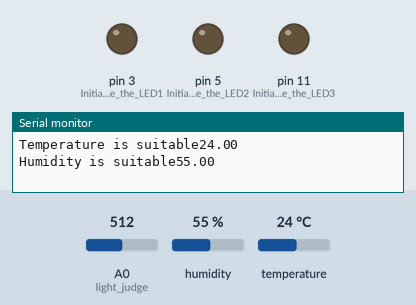
This sketch was run on a simulated Arduino Uno, built with avr-gcc and run on an emulated ATmega328P. On the bench: output pins drawn as LEDs (lit = HIGH), the last lines printed to the serial monitor. The inputs (shaded band) are chosen by the test bench; at power-on: temperature 24 °C, humidity 55 %, A0 (light_judge) = 512.

Above: at 5.8 s.
5.9 s: temperature set to 20.3 °C
At 11.2 s:
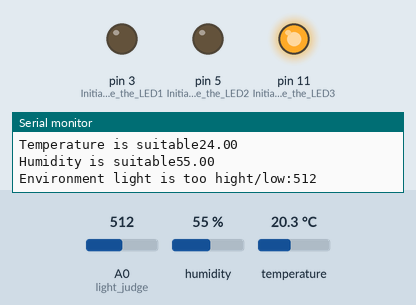
16.2 s: temperature set to 19.6 °C
21.2 s: temperature set to 28 °C
26.2 s: humidity set to 41 %
36.2 s: humidity set to 38 %
41.2 s: temperature set to 12 °C
At 46.2 s:
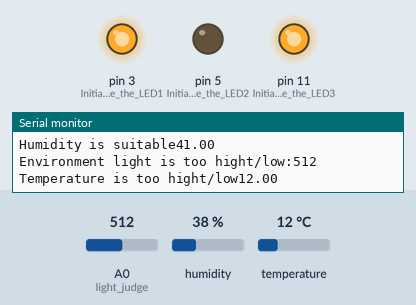
At 51.4 s:
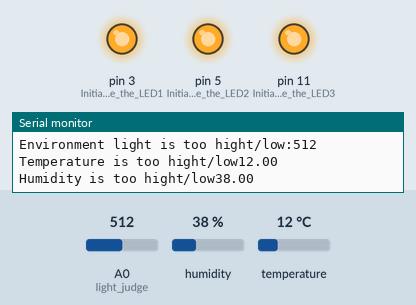
Timing chart, 0 to 52.5 s (numbered marks = the images above; inputs shaded):
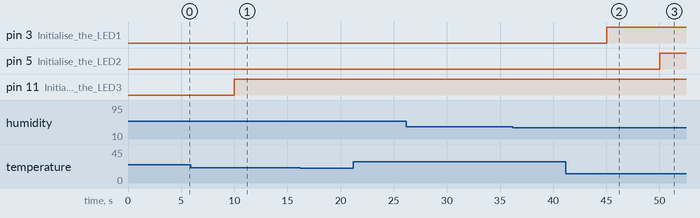

The sketch:

LED_indicator.ino
```cpp
#include "DHT.h"

#define LOW_T 20
#define HIGH_T 30
#define LOW_H 40
#define HIGH_H 55
#define LOW_L 2100
#define HIGH_L 16865

#define DHTPIN 4
#define DHTTYPE DHT22
DHT dht(DHTPIN, DHTTYPE);

void setup()
{
  Serial.begin(9600);
  dht.begin(); //Initialise the DHT sensor
  pinMode(3,OUTPUT); //Initialise the LED1
  pinMode(5,OUTPUT); //Initialise the LED2
  pinMode(11,OUTPUT); //Initialise the LED3
}
void loop()
{
    getSensor();
    temperature_judge();
    humidity_judge();
    light_judge();
}

void getSensor(){

  float tempValue = dht.readTemperature();
  int humidityValue = dht.readHumidity();
}

//judge the temperature range and open/off LED indicator
void temperature_judge(){
  if( dht.readTemperature() > HIGH_T or dht.readTemperature() < LOW_T){
    Serial.print("Temperature is too hight/low");
    Serial.println(dht.readTemperature());
     digitalWrite(3, HIGH);
     delay(5000);
  }else{
    Serial.print("Temperature is suitable");
    Serial.println(dht.readTemperature());
    digitalWrite(3, LOW);
    delay(5000);
  }
}

//judge humidity range and open/off LED indicator
void humidity_judge(){
  if( dht.readHumidity() > HIGH_H or dht.readHumidity() < LOW_H){
    Serial.print("Humidity is too hight/low");
    Serial.println(dht.readHumidity());
    digitalWrite(5, HIGH);
    delay(5000);
  }else{
    Serial.print("Humidity is suitable");
    Serial.println(dht.readHumidity());
    digitalWrite(5, LOW);
    delay(5000);
  }
}

//judge environment light range and open/off LED indicator
void light_judge(){
  if( analogRead(A0) > HIGH_L or analogRead(A0) < LOW_L){
    Serial.print("Environment light is too hight/low:");
    Serial.println(analogRead(A0));
    digitalWrite(11, HIGH);
    delay(5000);
  }else{
    Serial.print("Environment light is suitable:");
    Serial.println(analogRead(A0));
    digitalWrite(11, LOW);
    delay(5000);
  }
}
```

Measured:
- after the input at 41.2 s, pin 3 (Initialise_the_LED1): LOW → HIGH after 3.8 s
